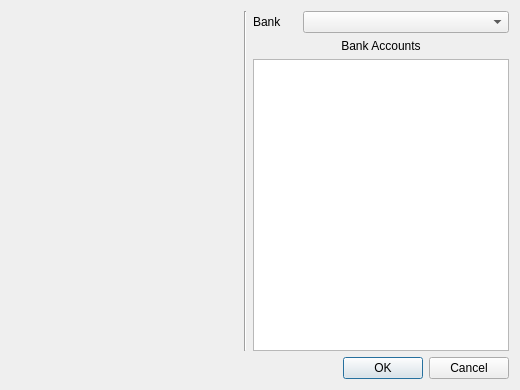
<?xml version="1.0" encoding="UTF-8"?>
<ui version="4.0">
 <class>MapAccountDialog</class>
 <widget class="QDialog" name="MapAccountDialog">
  <property name="geometry">
   <rect>
    <x>0</x>
    <y>0</y>
    <width>520</width>
    <height>390</height>
   </rect>
  </property>
  <property name="windowTitle">
   <string>Map Account</string>
  </property>
  <property name="modal">
   <bool>true</bool>
  </property>
  <layout class="QVBoxLayout" name="verticalLayout_2">
   <item>
    <layout class="QHBoxLayout" name="horizontalLayout_2">
     <item>
      <widget class="KmmAccountInfoWidget" name="accInfoWidget" native="true">
       <property name="sizePolicy">
        <sizepolicy hsizetype="Expanding" vsizetype="Expanding">
         <horstretch>0</horstretch>
         <verstretch>0</verstretch>
        </sizepolicy>
       </property>
      </widget>
     </item>
     <item>
      <widget class="Line" name="line_2">
       <property name="orientation">
        <enum>Qt::Vertical</enum>
       </property>
      </widget>
     </item>
     <item>
      <layout class="QVBoxLayout" name="verticalLayout">
       <item>
        <layout class="QHBoxLayout" name="horizontalLayout">
         <item>
          <widget class="QLabel" name="label_3">
           <property name="text">
            <string>Bank     </string>
           </property>
          </widget>
         </item>
         <item>
          <widget class="QComboBox" name="bankparserBox">
           <property name="sizePolicy">
            <sizepolicy hsizetype="Expanding" vsizetype="Fixed">
             <horstretch>0</horstretch>
             <verstretch>0</verstretch>
            </sizepolicy>
           </property>
          </widget>
         </item>
        </layout>
       </item>
       <item>
        <widget class="QLabel" name="label_4">
         <property name="text">
          <string>Bank Accounts</string>
         </property>
         <property name="alignment">
          <set>Qt::AlignCenter</set>
         </property>
        </widget>
       </item>
       <item>
        <widget class="QListView" name="bankAccList"/>
       </item>
      </layout>
     </item>
    </layout>
   </item>
   <item>
    <widget class="QDialogButtonBox" name="buttonBox">
     <property name="orientation">
      <enum>Qt::Horizontal</enum>
     </property>
     <property name="standardButtons">
      <set>QDialogButtonBox::Cancel|QDialogButtonBox::Ok</set>
     </property>
    </widget>
   </item>
  </layout>
 </widget>
 <customwidgets>
  <customwidget>
   <class>KmmAccountInfoWidget</class>
   <extends>QWidget</extends>
   <header>kmmaccountinfowidget.h</header>
   <container>1</container>
  </customwidget>
 </customwidgets>
 <resources/>
 <connections>
  <connection>
   <sender>buttonBox</sender>
   <signal>accepted()</signal>
   <receiver>MapAccountDialog</receiver>
   <slot>accept()</slot>
   <hints>
    <hint type="sourcelabel">
     <x>248</x>
     <y>254</y>
    </hint>
    <hint type="destinationlabel">
     <x>157</x>
     <y>274</y>
    </hint>
   </hints>
  </connection>
  <connection>
   <sender>buttonBox</sender>
   <signal>rejected()</signal>
   <receiver>MapAccountDialog</receiver>
   <slot>reject()</slot>
   <hints>
    <hint type="sourcelabel">
     <x>316</x>
     <y>260</y>
    </hint>
    <hint type="destinationlabel">
     <x>286</x>
     <y>274</y>
    </hint>
   </hints>
  </connection>
 </connections>
 <designerdata>
  <property name="gridDeltaX">
   <number>10</number>
  </property>
  <property name="gridDeltaY">
   <number>10</number>
  </property>
  <property name="gridSnapX">
   <bool>true</bool>
  </property>
  <property name="gridSnapY">
   <bool>true</bool>
  </property>
  <property name="gridVisible">
   <bool>true</bool>
  </property>
 </designerdata>
</ui>
